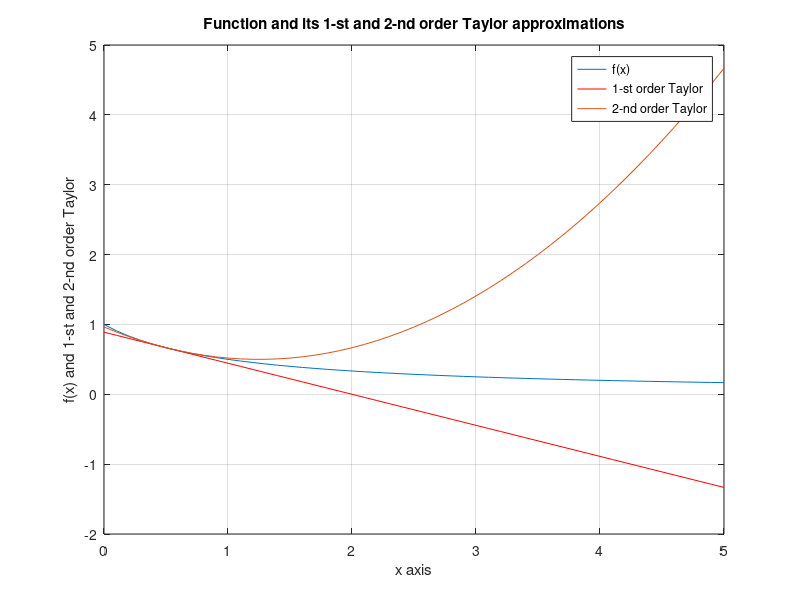
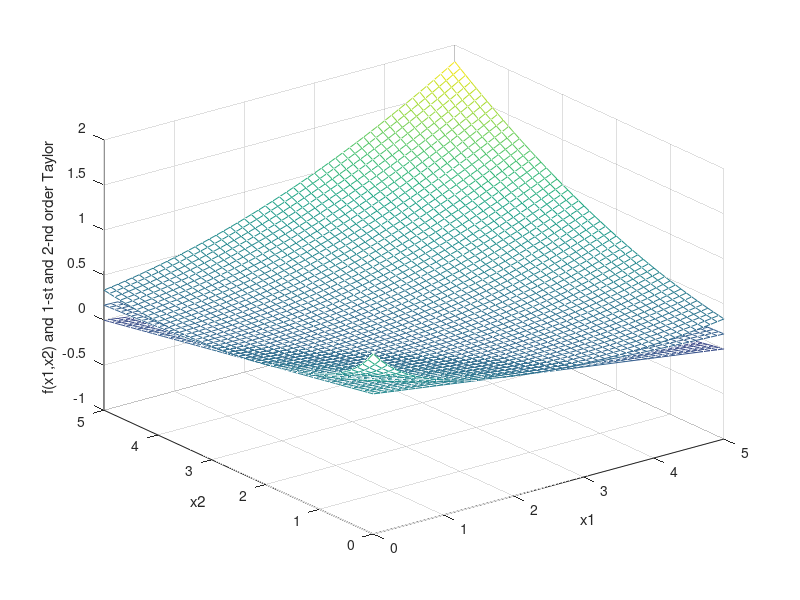
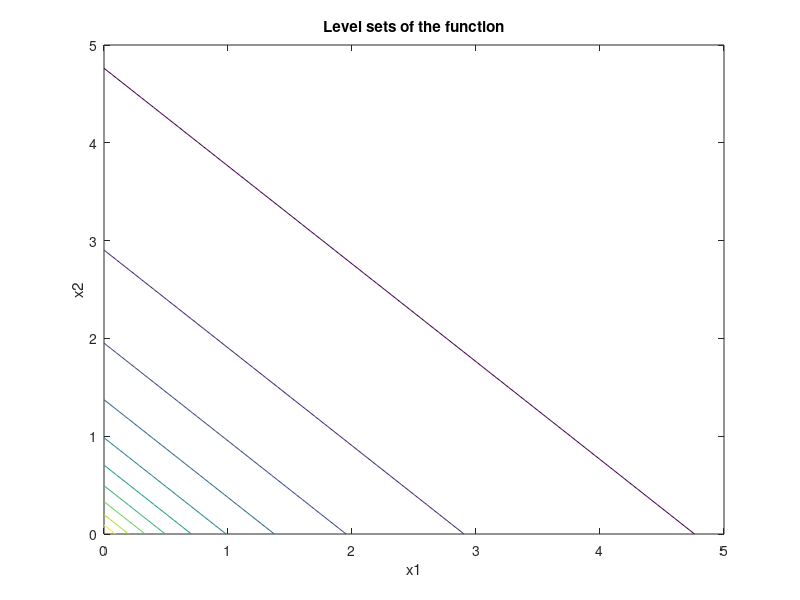

The MATLAB source for these figures, in order:
%%%%%%%%%%%%%%%%%%%%%%%%%%%%%%%%%%%%%%%%%%%%%%%%%%%%%%%%%%%%%%%%%%%%%%%%%%
% M file that computes and plots the Taylor approximations of Exercise_1 %
%                                                                        %
% A. P. Liavas, October 19, 2022                                         %
%%%%%%%%%%%%%%%%%%%%%%%%%%%%%%%%%%%%%%%%%%%%%%%%%%%%%%%%%%%%%%%%%%%%%%%%%%

clear, clc, close all

% (1) First and second-order Taylor of f(x) = 1/(1+x), in R_+.
x(:,1)=[0:.1:5];  % construct the x_axis
x_0 = 0.5;         % Taylor point - you may change this point

% Compute function f at the points of the x_axis
f = 1./(1+x);     
% Plot the function
figure(1)
plot(x, f), xlabel('x axis'), ylabel('f(x)'), hold on, grid on
fprintf('I plot the function. Press a key to continue...'), pause

% Compute first-order Taylor approximation around x_0 
f1 = 1/(1+x_0) - (1+x_0)^(-2) * (x-x_0);                                     
% Add to the plot the 1-st order approximation
plot(x, f1, 'r'), ylabel('f(x) and 1-st order Taylor')
clc, fprintf('\nI plot the function and its 1-st order approximation. Press a key to continue...'), pause

% Compute second-order Taylor approximation around x_0
f2 = 1/(1+x_0) - (1+x_0)^(-2) * (x-x_0) + 1/2 * 2 * (1+x_0)^(-3) * (x-x_0).^2;   
% Add to the plot the 2-nd order approximation
plot(x, f2), ylabel('f(x) and 1-st and 2-nd order Taylor') 
title('Function and its 1-st and 2-nd order Taylor approximations')
legend('f(x)', '1-st order Taylor', '2-nd order Taylor')
clc, fprintf('\nI plot the function and its 1-st and 2-nd order approximations. Press a key to continue...'), pause

clear f f1 f2
clc

% First- and second-order Taylor of f(x1,x2) = 1/(1+x1+x2), in R_+.
x1 = x;  % construct axis x1
x2 = x;  % construct axis x2
len_x = length(x);
x_01 = 1; x_02 = 1;   % input the Taylor point
% Compute the function and its 1-st and 2-nd order Taylort approximations
% around x_0 = (x_01, x_02).
for ii=1:len_x
    for jj=1:len_x
        f(ii,jj) = 1/(1+x1(ii)+x2(jj));  % function f
        
        f1(ii,jj) = 1/(1+x_01+x_02) - [(1+x_01+x_02)^(-2) (1+x_01+x_02)^(-2)] * ([x1(ii)-x_01; x2(jj)-x_02]); % First-order Taylor around [x_01; x_02]
      
        f2(ii,jj) = 1/(1+x_01+x_02) - [(1+x_01+x_02)^(-2) (1+x_01+x_02)^(-2)] * ([x1(ii)-x_01; x2(jj)-x_02]) + ...
                     1/2 * ([x1(ii)-x_01 x2(jj)-x_02])  * (1+x_01+x_02)^(-3) * [2 2; 2 2] * ... 
                                 ([x1(ii)-x_01; x2(jj)-x_02]) ;                                               % Second-order Taylor around [x_01; x_02]
    end
end

figure(2)
mesh(x1, x2, f'), xlabel('x1'), ylabel('x2'), zlabel('f(x1,x2)'), hold on
clc, fprintf('\nI plot the function. Press a key to continue...'), pause

figure(3)
contour(x1, x2, f'), xlabel('x1'), ylabel('x2'), title('Level sets of the function')
clc, fprintf('\nI plot the level sets of the function. Press a key to continue...'), pause

figure(2)
mesh(x1, x2, f1'), zlabel('f(x1,x2) and 1-st order Tayloer')
clc, fprintf('\nI plot the function and its 1-st order Taylor approximation. Press a key to continue...'), pause

figure(2)
mesh(x1, x2, f2'), zlabel('f(x1,x2) and 1-st and 2-nd order Taylor')
clc, fprintf('\nI plot the function and its 1-st and 2-nd order Taylort approximation. Press a key to continue...')


        